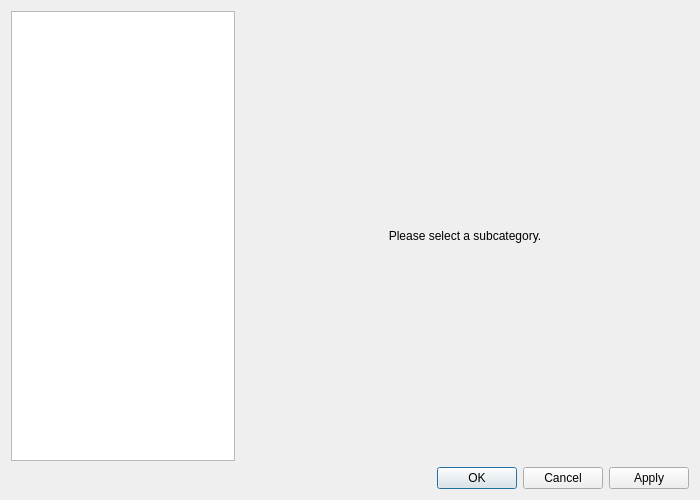
<?xml version="1.0" encoding="UTF-8"?>
<ui version="4.0">
 <class>OptionsWinClass</class>
 <widget class="QDialog" name="OptionsWinClass">
  <property name="geometry">
   <rect>
    <x>0</x>
    <y>0</y>
    <width>700</width>
    <height>500</height>
   </rect>
  </property>
  <property name="sizePolicy">
   <sizepolicy hsizetype="Preferred" vsizetype="Expanding">
    <horstretch>0</horstretch>
    <verstretch>0</verstretch>
   </sizepolicy>
  </property>
  <property name="windowTitle">
   <string>Options</string>
  </property>
  <layout class="QVBoxLayout">
   <item>
    <layout class="QHBoxLayout">
     <item>
      <widget class="OptionsTree" name="treeWidget">
       <property name="sizePolicy">
        <sizepolicy hsizetype="Expanding" vsizetype="Expanding">
         <horstretch>1</horstretch>
         <verstretch>0</verstretch>
        </sizepolicy>
       </property>
       <property name="minimumSize">
        <size>
         <width>0</width>
         <height>0</height>
        </size>
       </property>
       <property name="maximumSize">
        <size>
         <width>16777215</width>
         <height>16777215</height>
        </size>
       </property>
       <property name="sortingEnabled">
        <bool>true</bool>
       </property>
       <property name="headerHidden">
        <bool>true</bool>
       </property>
       <column>
        <property name="text">
         <string>1</string>
        </property>
       </column>
      </widget>
     </item>
     <item>
      <widget class="QStackedWidget" name="stack">
       <property name="sizePolicy">
        <sizepolicy hsizetype="Expanding" vsizetype="Expanding">
         <horstretch>2</horstretch>
         <verstretch>0</verstretch>
        </sizepolicy>
       </property>
       <widget class="QWidget" name="page_2">
        <layout class="QVBoxLayout">
         <item>
          <widget class="QLabel" name="label">
           <property name="sizePolicy">
            <sizepolicy hsizetype="Preferred" vsizetype="Preferred">
             <horstretch>0</horstretch>
             <verstretch>0</verstretch>
            </sizepolicy>
           </property>
           <property name="maximumSize">
            <size>
             <width>16777215</width>
             <height>16777215</height>
            </size>
           </property>
           <property name="text">
            <string>Please select a subcategory.</string>
           </property>
           <property name="alignment">
            <set>Qt::AlignCenter|Qt::AlignHCenter|Qt::AlignLeading|Qt::AlignLeft|Qt::AlignVCenter</set>
           </property>
          </widget>
         </item>
        </layout>
       </widget>
      </widget>
     </item>
    </layout>
   </item>
   <item>
    <widget class="QDialogButtonBox" name="buttonBox">
     <property name="standardButtons">
      <set>QDialogButtonBox::Apply|QDialogButtonBox::Cancel|QDialogButtonBox::Ok</set>
     </property>
    </widget>
   </item>
  </layout>
 </widget>
 <layoutdefault spacing="6" margin="11"/>
 <customwidgets>
  <customwidget>
   <class>OptionsTree</class>
   <extends>QTreeWidget</extends>
   <header>optionstree.h</header>
  </customwidget>
 </customwidgets>
 <resources/>
 <connections/>
</ui>
